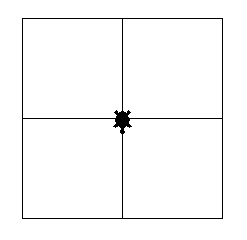

The Python source for this figure:
import turtle
t = turtle.Turtle()
t.shape("turtle")

side = 100
angle = 90

t.fd(side)
t.fd(side)
t.rt(angle)
t.fd(side)
t.fd(side)
t.rt(angle)
t.fd(side)
t.fd(side)
t.rt(angle)
t.fd(side)
t.fd(side)
t.backward(side)
t.rt(angle)
t.fd(side)
t.fd(side)
t.backward(side)
t.rt(angle)
t.fd(side)
t.backward(side)
t.backward(side)
t.fd(side)
